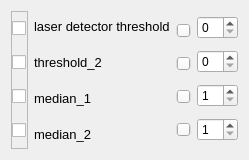
                       <widget class="QWidget" name="scrollAreaWidgetContents_5">
                        <property name="geometry">
                         <rect>
                          <x>0</x>
                          <y>0</y>
                          <width>241</width>
                          <height>158</height>
                         </rect>
                        </property>
                        <layout class="QHBoxLayout" name="horizontalLayout_14">
                         <item>
                          <widget class="QFrame" name="frame_20">
                           <property name="minimumSize">
                            <size>
                             <width>17</width>
                             <height>0</height>
                            </size>
                           </property>
                           <property name="frameShape">
                            <enum>QFrame::StyledPanel</enum>
                           </property>
                           <property name="frameShadow">
                            <enum>QFrame::Raised</enum>
                           </property>
                           <layout class="QVBoxLayout" name="verticalLayout_29">
                            <property name="spacing">
                             <number>10</number>
                            </property>
                            <property name="leftMargin">
                             <number>0</number>
                            </property>
                            <property name="topMargin">
                             <number>0</number>
                            </property>
                            <property name="rightMargin">
                             <number>0</number>
                            </property>
                            <property name="bottomMargin">
                             <number>0</number>
                            </property>
                            <item>
                             <widget class="QCheckBox" name="checkBox_th_1">
                              <property name="text">
                               <string/>
                              </property>
                             </widget>
                            </item>
                            <item>
                             <widget class="QCheckBox" name="checkBox_th_2">
                              <property name="text">
                               <string/>
                              </property>
                             </widget>
                            </item>
                            <item>
                             <widget class="QCheckBox" name="checkBox_median_1">
                              <property name="text">
                               <string/>
                              </property>
                             </widget>
                            </item>
                            <item>
                             <widget class="QCheckBox" name="checkBox_median_2">
                              <property name="text">
                               <string/>
                              </property>
                             </widget>
                            </item>
                           </layout>
                          </widget>
                         </item>
                         <item>
                          <layout class="QVBoxLayout" name="verticalLayout_19">
                           <item>
                            <widget class="QLabel" name="LBL_laserDTH_2">
                             <property name="minimumSize">
                              <size>
                               <width>0</width>
                               <height>30</height>
                              </size>
                             </property>
                             <property name="maximumSize">
                              <size>
                               <width>16777215</width>
                               <height>30</height>
                              </size>
                             </property>
                             <property name="font">
                              <font>
                               <pointsize>10</pointsize>
                              </font>
                             </property>
                             <property name="text">
                              <string>laser detector threshold</string>
                             </property>
                            </widget>
                           </item>
                           <item>
                            <widget class="QLabel" name="L_2">
                             <property name="minimumSize">
                              <size>
                               <width>0</width>
                               <height>30</height>
                              </size>
                             </property>
                             <property name="maximumSize">
                              <size>
                               <width>16777215</width>
                               <height>30</height>
                              </size>
                             </property>
                             <property name="font">
                              <font>
                               <pointsize>10</pointsize>
                              </font>
                             </property>
                             <property name="text">
                              <string>threshold_2</string>
                             </property>
                            </widget>
                           </item>
                           <item>
                            <widget class="QLabel" name="LBL_norm_2">
                             <property name="minimumSize">
                              <size>
                               <width>0</width>
                               <height>30</height>
                              </size>
                             </property>
                             <property name="maximumSize">
                              <size>
                               <width>16777215</width>
                               <height>30</height>
                              </size>
                             </property>
                             <property name="font">
                              <font>
                               <pointsize>10</pointsize>
                              </font>
                             </property>
                             <property name="text">
                              <string>median_1</string>
                             </property>
                            </widget>
                           </item>
                           <item>
                            <widget class="QLabel" name="LBL_th1_2">
                             <property name="minimumSize">
                              <size>
                               <width>0</width>
                               <height>30</height>
                              </size>
                             </property>
                             <property name="maximumSize">
                              <size>
                               <width>16777215</width>
                               <height>30</height>
                              </size>
                             </property>
                             <property name="font">
                              <font>
                               <pointsize>10</pointsize>
                              </font>
                             </property>
                             <property name="text">
                              <string>median_2</string>
                             </property>
                            </widget>
                           </item>
                          </layout>
                         </item>
                         <item>
                          <layout class="QVBoxLayout" name="verticalLayout_23">
                           <item>
                            <widget class="QSlider" name="horizontalSlider_2">
                             <property name="orientation">
                              <enum>Qt::Horizontal</enum>
                             </property>
                            </widget>
                           </item>
                           <item>
                            <widget class="QSlider" name="horizontalSlider_8">
                             <property name="orientation">
                              <enum>Qt::Horizontal</enum>
                             </property>
                            </widget>
                           </item>
                           <item>
                            <widget class="QSlider" name="horizontalSlider_6">
                             <property name="orientation">
                              <enum>Qt::Horizontal</enum>
                             </property>
                            </widget>
                           </item>
                           <item>
                            <widget class="QSlider" name="horizontalSlider_7">
                             <property name="orientation">
                              <enum>Qt::Horizontal</enum>
                             </property>
                            </widget>
                           </item>
                          </layout>
                         </item>
                         <item>
                          <layout class="QVBoxLayout" name="verticalLayout_22">
                           <item>
                            <widget class="QSpinBox" name="spinBox_laserDTH_2"/>
                           </item>
                           <item>
                            <widget class="QSpinBox" name="threshold_2_spin"/>
                           </item>
                           <item>
                            <widget class="QSpinBox" name="median_1_spin">
                             <property name="minimum">
                              <number>1</number>
                             </property>
                             <property name="singleStep">
                              <number>2</number>
                             </property>
                            </widget>
                           </item>
                           <item>
                            <widget class="QSpinBox" name="median_2_spin">
                             <property name="minimum">
                              <number>1</number>
                             </property>
                             <property name="singleStep">
                              <number>2</number>
                             </property>
                            </widget>
                           </item>
                          </layout>
                         </item>
                        </layout>
                       </widget>
